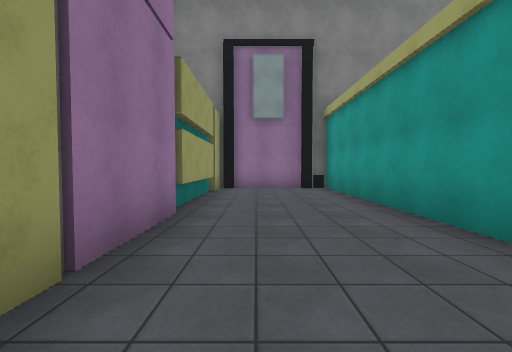
view 1 (above)

24 first-person views from a walk through a 3-D level made in the Unity game engine. The camera is 1.4 m above the floor, tilts 2° down and sees 90° across. The floor is counted in squares, 2 m on a side. Each view is taken from the middle of a square. On the plan, view 1 faces up. The plan holds only what a view shows up to about 9 squares ahead; the rest is blank. The place goes on beyond the plan. Surface patterns are stand-ins for the level's own textures.

view 2
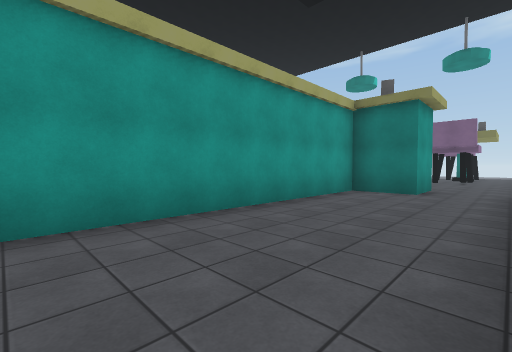

view 3
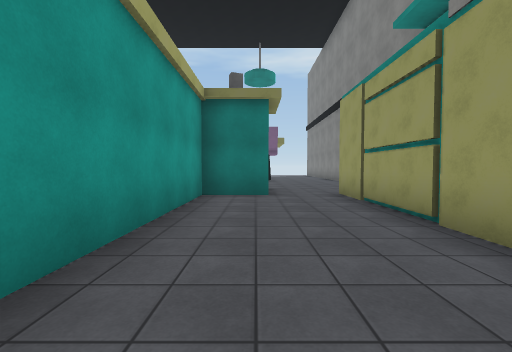

view 4
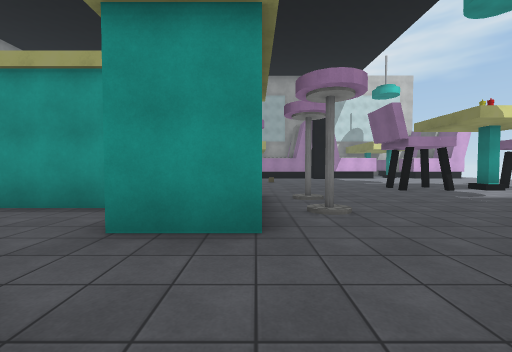

view 5
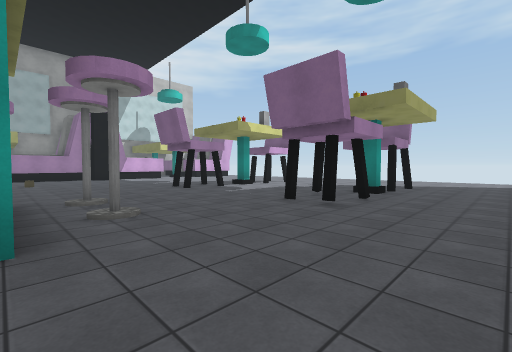

view 6
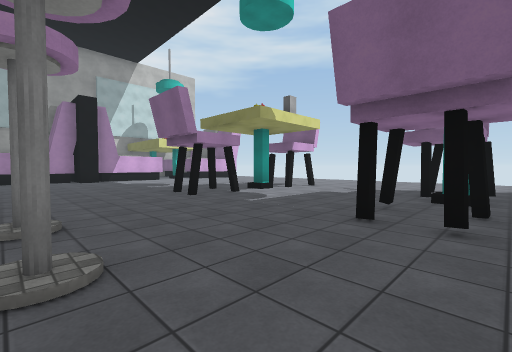

view 7
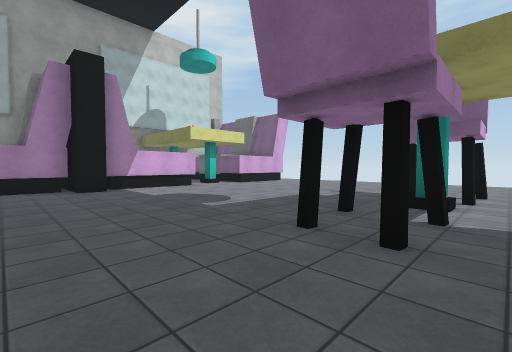

view 8
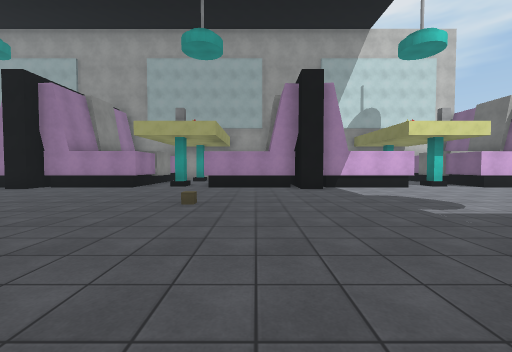

view 9
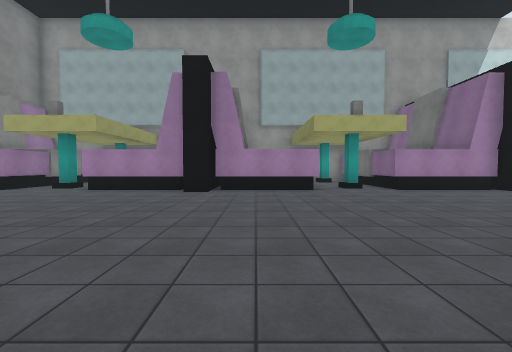

view 10
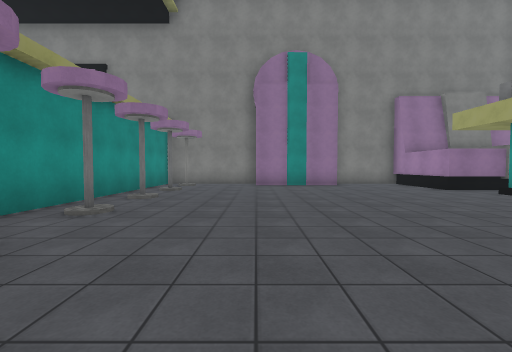

view 11
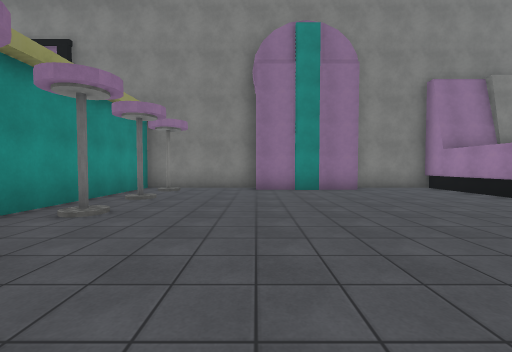

view 12
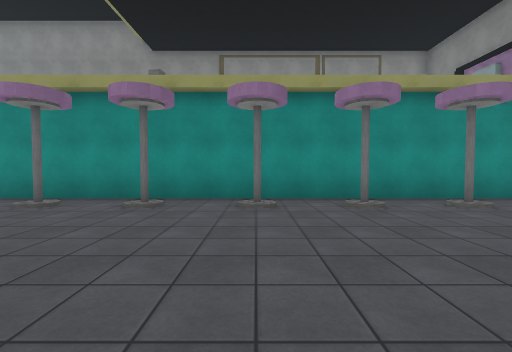

view 13
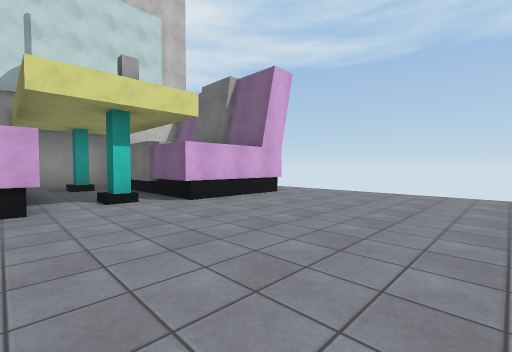

view 14
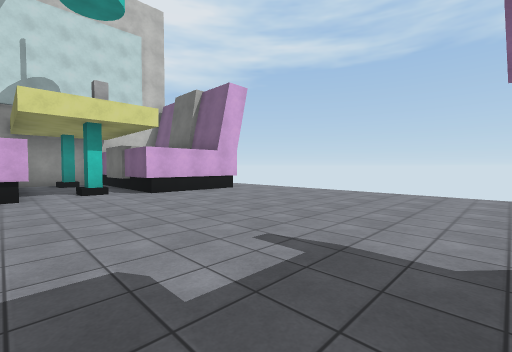

view 15
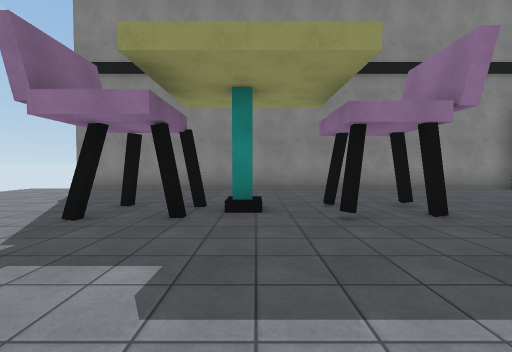

view 16
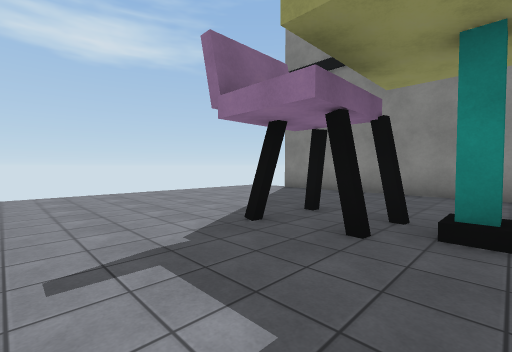

view 17
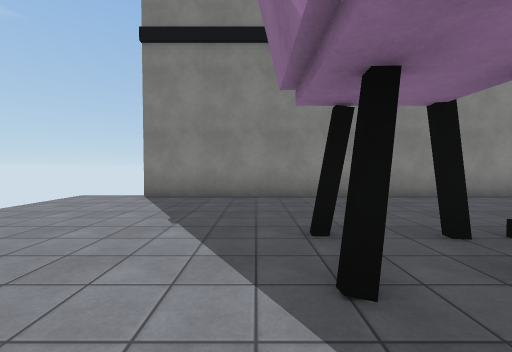

view 18
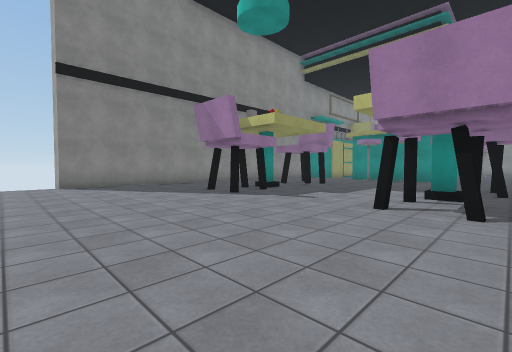

view 19
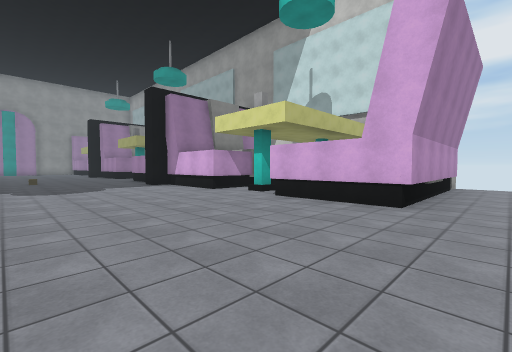

view 20
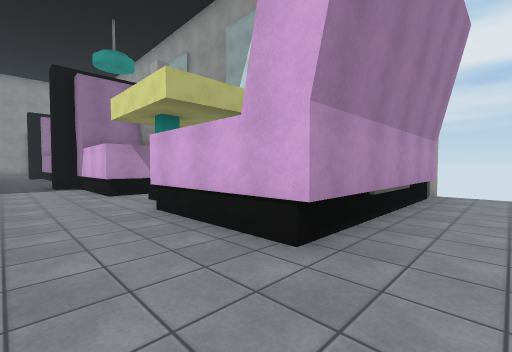

view 21
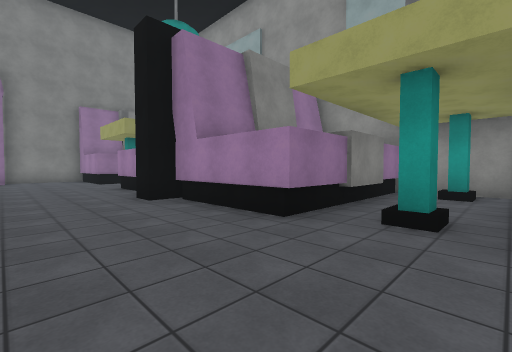

view 22
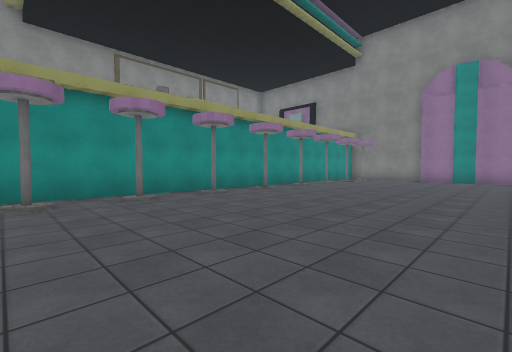

view 23
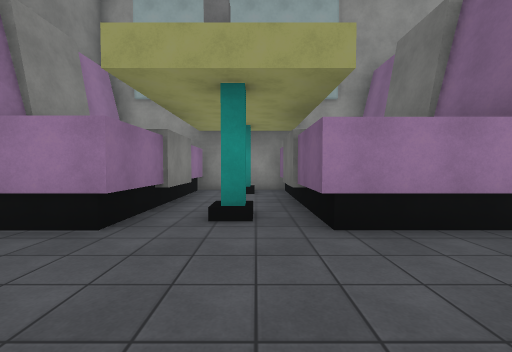

view 24
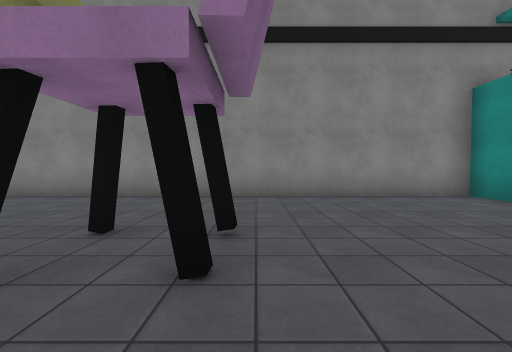

### Floor plan
Points are (right, up) in squares from view 1. A wall is a line through its corners. A room is listed if a view was taken in it or the views show most of it. See-through windows are left out.
Room 1 (views 1, 2, 3)
walls: (-1.2, 3.9) (-1.2, 1.4); (-1.2, -0.4) (-1.2, -4.9); (-1.2, 7.2) (-1.2, 4.1); (2.4, -4.2) (2.4, 8.2); (-0.6, 8.5) (-1.2, 8.5) (-1.2, 7.5); (1.5, 8.7) (-0.8, 8.7); (0.7, -6.1) (0.7, -4.4) (1.5, -4.4)
low walls: (-1.4, 7) (-1.4, 4.4)
ways out: opening at (-0.5, -5.5) to room 2
objects: other object (2, 9)
Room 2 (views 4, 5, 6, 7, 8, 9, 10, 11, 12, 13, 14, 15, 16, 17, 18, 19, 20, 21, 22, 23, 24)
walls: (6.5, -11.7) (7, -11.7); (6.2, -13.4) (5.8, -13.4) (5.8, -13.1); (4.3, -2.5) (4.3, -6.1); (13.8, -9.4) (13.8, -6.2) (15, -6.2); (6.8, -15.6) (6.3, -15.6); (0.6, -13.8) (0.6, -14.3); (-2.1, -4.9) (-3.1, -4.9) (-3.1, -18.8) (-4, -18.8); (15.1, -13.4) (13.8, -13.4) (13.8, -10.2) (13.2, -10.2) (13.2, -9.5) (14.5, -9.5); (14.5, -0.7) (13.2, -0.7) (13.2, 0.1); (13.8, 0.1) (13.8, 3.3) (18.8, 3.3); (18.2, -5.4) (17.8, -5.4); (18.9, -6.1) (18.9, -4.6); (18.6, -3.9) (13.8, -3.9) (13.8, -0.8); (17.8, -14.5) (18.2, -14.5); (18.9, -15.6) (18.9, -13.4); (18.8, -18.8) (13.8, -18.8) (13.8, -15.7) (17.4, -15.7); (18.9, 3) (18.9, 5.9); (11.1, 7.9) (8, 7.9); (8, 8.7) (4.3, 8.7) (4.3, -0.6); (19.8, -18.8) (18.9, -18.8); (18.6, 5.6) (13.8, 5.6) (13.8, 8.7) (11.4, 8.7)
ways out: opening at (-0.5, -5.5) to room 1; gap at (1, -13); gap at (6, -13.5)
objects: grey cylinder (2, -8); disc (2, -7); other object (2, -5); other object (3, -2) to (4, -2); grey cylinder (4, -8); disc (4, -7); grey cylinder (5, -7); grey cylinder (5, -5); disc (5, -4); grey cylinder (5, -3); disc (5, -2); grey cylinder (5, -1); disc (5, 0); grey cylinder (5, 1); disc (5, 2); grey cylinder (5, 3); disc (5, 4); grey cylinder (5, 5); other object (5, 7)

Where each view was taken, in squares from view 1:
view 1: 0 up, 0 right, facing up
view 2: 3 up, 1 left, facing down-right
view 3: 2 up, 1 right, facing down
view 4: 6 down, 2 left, facing right
view 5: 6 down, 2 left, facing down-right
view 6: 7 down, 0 right, facing down-right
view 7: 8 down, 5 right, facing down-right
view 8: 8 down, 5 right, facing right
view 9: 2 down, 6 right, facing right
view 10: 2 down, 8 right, facing up
view 11: 0 up, 8 right, facing up
view 12: 0 up, 10 right, facing left
view 13: 13 down, 9 right, facing down-right
view 14: 13 down, 7 right, facing down-right
view 15: 13 down, 5 right, facing left
view 16: 13 down, 4 right, facing down-left
view 17: 16 down, 3 right, facing left
view 18: 20 down, 7 right, facing up-left
view 19: 20 down, 9 right, facing up-right
view 20: 20 down, 12 right, facing up-right
view 21: 6 down, 11 right, facing up-right
view 22: 6 down, 11 right, facing up-left
view 23: 4 up, 11 right, facing right
view 24: 10 down, 3 right, facing left
